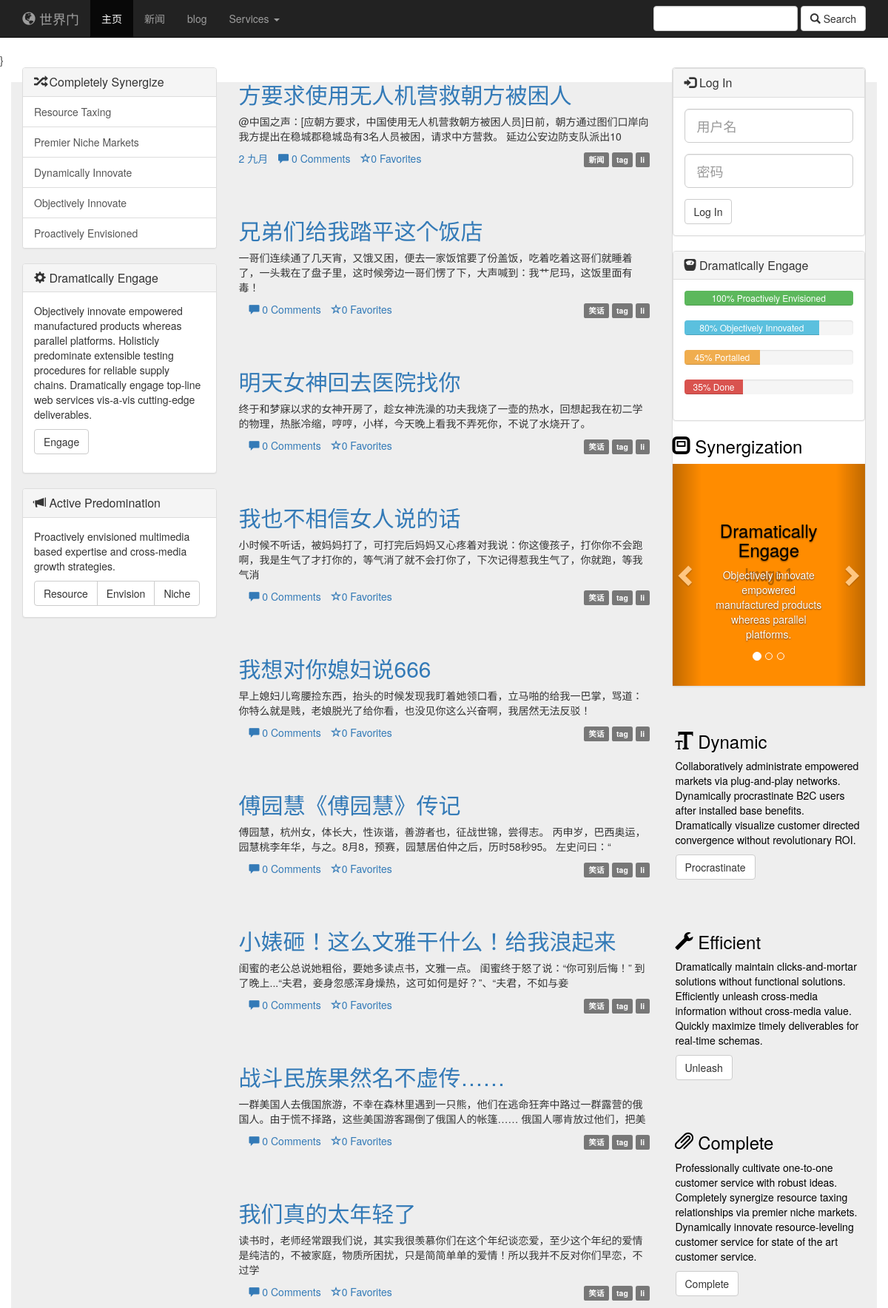
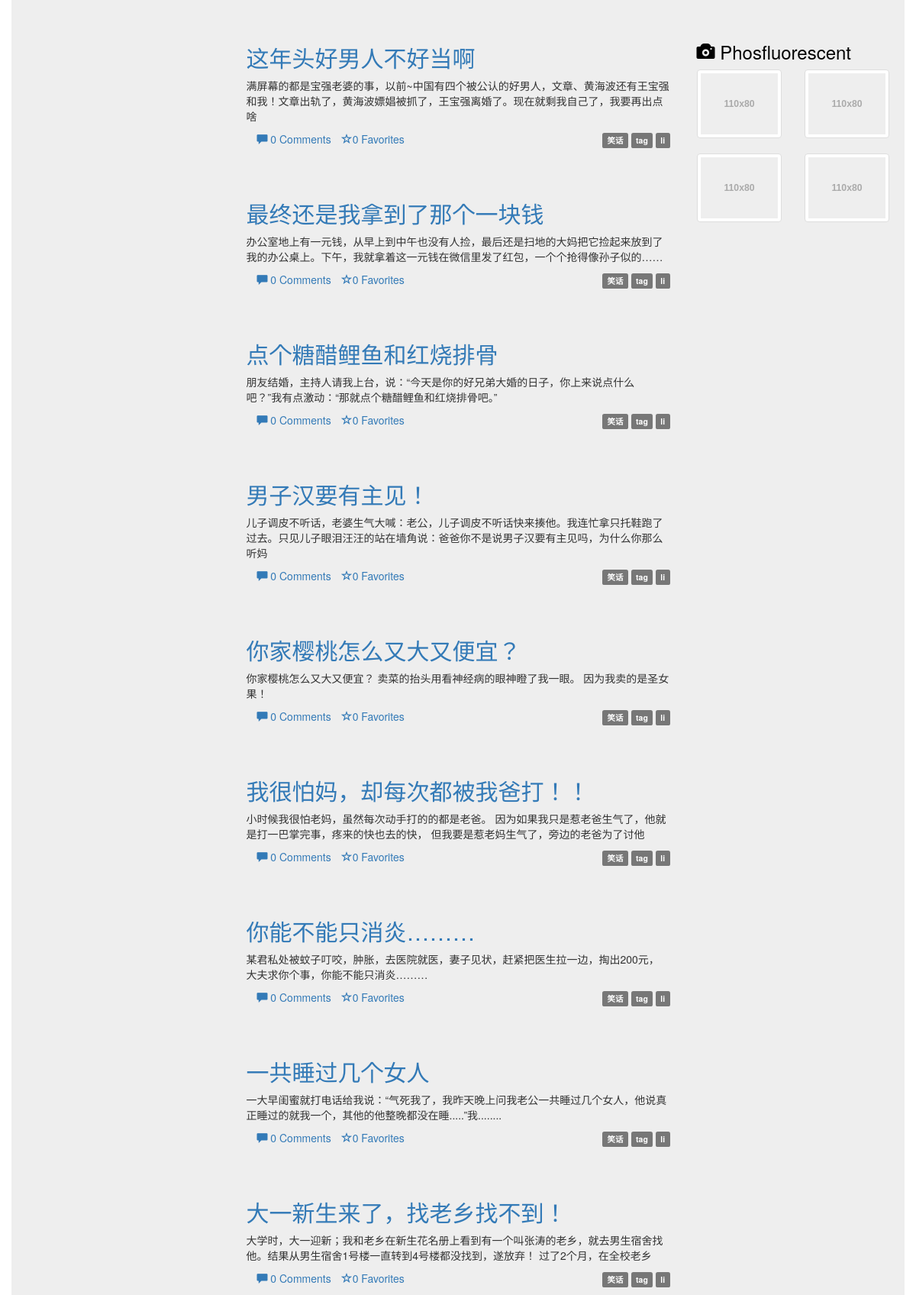
The page / (upper part) on the database its author committed (2 pictures, top to bottom).
### focus/models.py (models this page shows)
@python_2_unicode_compatible
class Article(models.Model):
    column = models.ForeignKey(Column, blank=True, null=True, verbose_name='belong to')
    title = models.CharField(max_length=256)
    author = models.ForeignKey('Author')
    user = models.ManyToManyField('NewUser')
    content = models.TextField('content')
    pub_date = models.DateTimeField('pub_date', auto_now_add=True, editable=True)
    update_time = models.DateTimeField(auto_now=True, null=True)
    published = models.BooleanField('notDraft', default=True)
    poll_num = models.IntegerField(default=0)
    comment_num = models.IntegerField(default=0)
    keep_num = models.IntegerField(default=0)
    object = ArticleManager()
    def __str__(self):
        return self.title
    class Meta:
        verbose_name = 'article'
        verbose_name_plural = '文章(article)'

@python_2_unicode_compatible
class Column(models.Model):
    name = models.CharField( '分类名称', max_length=256,)
    intro = models.TextField('介绍', default='')
    def __str__(self):
        return self.name
    class Meta:
        verbose_name = 'column'
        verbose_name_plural = '分类'
        ordering = ['name']

@python_2_unicode_compatible
class Author(models.Model):
    name = models.CharField(max_length=256)
    profile = models.CharField('profile', default='',max_length=256)
    password = models.CharField('password', max_length=256)
    register_date = models.DateTimeField(auto_now_add=True, editable=True)
    def __str__(self):
        return self.name
    class Meta:
        verbose_name = 'Author'
        verbose_name_plural = '作者'

### focus/views.py (the view)
# urls.py: url(r'^$', views.index, name='index'),
def index(req):
    midware = Article.object.query_by_time()
    print midware
    midware_review=[1,2,3]
    limit = 20
    page_midware=Paginator(midware,limit)
    page_midware_review=Paginator(midware_review,limit)
    page=req.GET.get('page')
    table=req.GET.get('table','none')
    try:
        if table=='1':
            midware=page_midware.page(page)
        else:
            midware=page_midware.page(1)
    except PageNotAnInteger:
        midware=page_midware.page(1)
    except EmptyPage:
        midware=page_midware.page(page_midware.num_pages)
    try:
        if table=='2':
            midware_review=page_midware_review.page(page)
        else:
            midware_review=page_midware_review.page(1)
    except PageNotAnInteger:
        midware_review=page_midware_review.page(1)
    except EmptyPage:
        midware_review=page_midware_review.page(page_midware_review.num_pages)
    loginform = LoginForm()
    context = {'latest_article_list': midware, 'loginform':loginform}
    return render_to_response('index.html',context,context_instance=RequestContext(req))
    '''
    loginform = LoginForm()
    context = {'latest_article_list': latest_article_list, 'loginform':loginform}
    return render_to_response('index.html',context)
    '''

### focus/forms.py
class LoginForm(forms.Form):
    username = forms.CharField(widget=forms.TextInput(attrs={'class':'form-control input-lg' ,'id':'id_username', 'placeholder': '用户名'}))
    password = forms.CharField(widget=forms.PasswordInput(attrs={'class':'form-control input-lg' ,'id':'id_password', 'placeholder': '密码'}))

### focus/models.py (called while the page is built)
    def query_by_time(self):
        query = self.get_queryset().order_by('-pub_date') # 在 column name 前加一个负号，可以实现倒序
        return query

### focus/templates/index.html
{% extends 'base.html' %}
    {% block nav %}
    {% include 'common/nav.html' %} }
    {% endblock %}

### focus/templates/common/Center.html
  {% for article in latest_article_list %}
      <div class="row">
          <article class="col-xs-12">
              <h2><a id="article_title", href="/focus/{{ article.id }}">{{ article.title }}</a></h2>
              <p>{{ article.content|truncatechars_html:80 | safe }}</p>
              <p class="pull-right"><span class="label label-default">{{ article.column }}</span> <span class="label label-default">tag</span> <span class="label label-default">{{ article.author }}</span></p>
              <ul class="list-inline">
                  <li><a href="#">{{ article.pub_date | date:"j M" }}</a></li>
                  <li><a href="#"><span class="glyphicon glyphicon-comment"></span> {{ article.comment_num }} Comments</a></li>
                  <li><a href="#"><span class="glyphicon glyphicon-star-empty"></span>{{ article.keep_num }} Favorites</a></li>
              </ul>
          </article>
      </div>
      <hr>
  {% endfor %}

### focus/static/css/custom.css (style rules this page uses)
h1, h2, h3, h4, h5, h6 { color: black; }

### rows shown on the page
Article: title "方要求使用无人机营救朝方被困人", content "@中国之声：[应朝方要求，中国使用无人机营救朝方被困人员]日前，朝方通过图们口岸向我方提出在稳城郡稳城岛有3名人员被困，请求中方营救。 延边公安边防支队派出10", column "新闻", author "li", pub_date "2 九月", comment_num "0", keep_num "0"
Article: title "兄弟们给我踏平这个饭店", content "一哥们连续通了几天宵，又饿又困，便去一家饭馆要了份盖饭，吃着吃着这哥们就睡着了，一头栽在了盘子里，这时候旁边一哥们愣了下，大声喊到：我艹尼玛，这饭里面有毒！", column "笑话", author "li", comment_num "0", keep_num "0"
Article: title "明天女神回去医院找你", content "终于和梦寐以求的女神开房了，趁女神洗澡的功夫我烧了一壶的热水，回想起我在初二学的物理，热胀冷缩，哼哼，小样，今天晚上看我不弄死你，不说了水烧开了。", column "笑话", author "li", comment_num "0", keep_num "0"
Article: title "我也不相信女人说的话", content "小时候不听话，被妈妈打了，可打完后妈妈又心疼着对我说：你这傻孩子，打你你不会跑啊，我是生气了才打你的，等气消了就不会打你了，下次记得惹我生气了，你就跑，等我气消", column "笑话", author "li", comment_num "0", keep_num "0"
Article: title "我想对你媳妇说666", content "早上媳妇儿弯腰捡东西，抬头的时候发现我盯着她领口看，立马啪的给我一巴掌，骂道：你特么就是贱，老娘脱光了给你看，也没见你这么兴奋啊，我居然无法反驳！", column "笑话", author "li", comment_num "0", keep_num "0"
Article: title "傅园慧《傅园慧》传记", content "傅园慧，杭州女，体长大，性诙谐，善游者也，征战世锦，尝得志。 丙申岁，巴西奥运，园慧桃李年华，与之。8月8，预赛，园慧居伯仲之后，历时58秒95。 左史问曰：“", column "笑话", author "li", comment_num "0", keep_num "0"
Article: title "小婊砸！这么文雅干什么！给我浪起来", content "闺蜜的老公总说她粗俗，要她多读点书，文雅一点。 闺蜜终于怒了说：“你可别后悔！” 到了晚上...“夫君，妾身忽感浑身燥热，这可如何是好？”、“夫君，不如与妾", column "笑话", author "li", comment_num "0", keep_num "0"
Article: title "战斗民族果然名不虚传……", content "一群美国人去俄国旅游，不幸在森林里遇到一只熊，他们在逃命狂奔中路过一群露营的俄国人。由于慌不择路，这些美国游客踢倒了俄国人的帐篷…… 俄国人哪肯放过他们，把美", column "笑话", author "li", comment_num "0", keep_num "0"
Article: title "我们真的太年轻了", content "读书时，老师经常跟我们说，其实我很羡慕你们在这个年纪谈恋爱，至少这个年纪的爱情是纯洁的，不被家庭，物质所困扰，只是简简单单的爱情！所以我并不反对你们早恋，不过学", column "笑话", author "li", comment_num "0", keep_num "0"
Article: title "这年头好男人不好当啊", content "满屏幕的都是宝强老婆的事，以前~中国有四个被公认的好男人，文章、黄海波还有王宝强和我！文章出轨了，黄海波嫖娼被抓了，王宝强离婚了。现在就剩我自己了，我要再出点啥", column "笑话", author "li", comment_num "0", keep_num "0"
Article: title "最终还是我拿到了那个一块钱", content "办公室地上有一元钱，从早上到中午也没有人捡，最后还是扫地的大妈把它捡起来放到了我的办公桌上。下午，我就拿着这一元钱在微信里发了红包，一个个抢得像孙子似的……", column "笑话", author "li", comment_num "0", keep_num "0"
Article: title "点个糖醋鲤鱼和红烧排骨", content "朋友结婚，主持人请我上台，说：“今天是你的好兄弟大婚的日子，你上来说点什么吧？”我有点激动：“那就点个糖醋鲤鱼和红烧排骨吧。”", column "笑话", author "li", comment_num "0", keep_num "0"
Article: title "男子汉要有主见！", content "儿子调皮不听话，老婆生气大喊：老公，儿子调皮不听话快来揍他。我连忙拿只托鞋跑了过去。只见儿子眼泪汪汪的站在墙角说：爸爸你不是说男子汉要有主见吗，为什么你那么听妈", column "笑话", author "li", comment_num "0", keep_num "0"
Article: title "你家樱桃怎么又大又便宜？", content "你家樱桃怎么又大又便宜？ 卖菜的抬头用看神经病的眼神瞪了我一眼。 因为我卖的是圣女果！", column "笑话", author "li", comment_num "0", keep_num "0"
Article: title "我很怕妈，却每次都被我爸打！！", content "小时候我很怕老妈，虽然每次动手打的的都是老爸。 因为如果我只是惹老爸生气了，他就是打一巴掌完事，疼来的快也去的快， 但我要是惹老妈生气了，旁边的老爸为了讨他", column "笑话", author "li", comment_num "0", keep_num "0"
Article: title "你能不能只消炎………", content "某君私处被蚊子叮咬，肿胀，去医院就医，妻子见状，赶紧把医生拉一边，掏出200元，大夫求你个事，你能不能只消炎………", column "笑话", author "li", comment_num "0", keep_num "0"
Article: title "一共睡过几个女人", content "一大早闺蜜就打电话给我说：“气死我了，我昨天晚上问我老公一共睡过几个女人，他说真正睡过的就我一个，其他的他整晚都没在睡.....”我........", column "笑话", author "li", comment_num "0", keep_num "0"
Article: title "大一新生来了，找老乡找不到！", content "大学时，大一迎新；我和老乡在新生花名册上看到有一个叫张涛的老乡，就去男生宿舍找他。结果从男生宿舍1号楼一直转到4号楼都没找到，遂放弃！ 过了2个月，在全校老乡", column "笑话", author "li", comment_num "0", keep_num "0"
